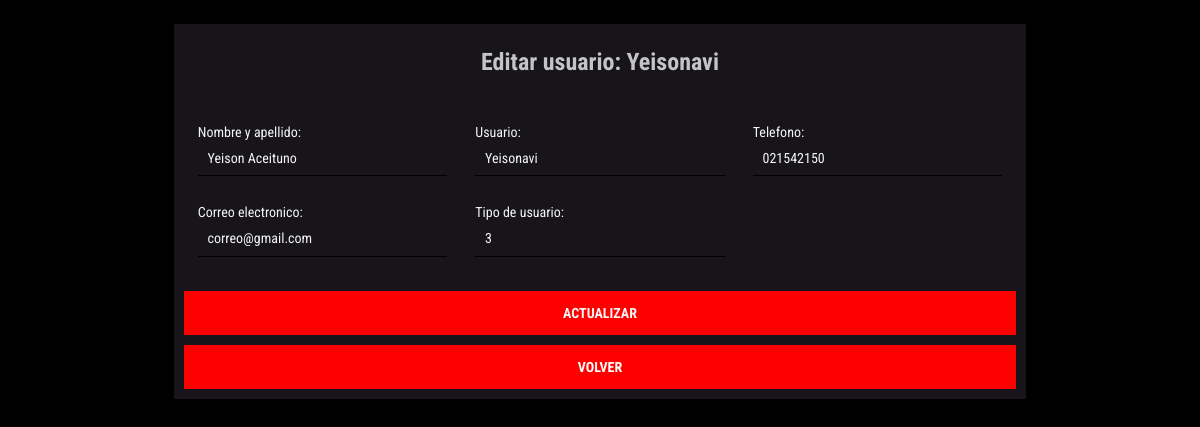
The page /editar/editarUser.php?id=1 (signed in) on the database its author committed.
### tables this page shows
CREATE TABLE `usuarios` (
  `id` int(10) NOT NULL,
  `Nombre` varchar(50) NOT NULL,
  `Usuario` varchar(20) NOT NULL,
  `pass` varchar(50) NOT NULL,
  `telefono` varchar(15) NOT NULL,
  `correo` varchar(50) NOT NULL,
  `tipo` varchar(15) NOT NULL
);

### editar/editarUser.php (the view, shortened to what this page needs)
<?php
$conexion = conectar();
$idUsuario = $_GET['id'];
$sqlUsuario = "SELECT * FROM usuarios WHERE id = '$idUsuario' ";
$respuestaUser = mysqli_query($conexion, $sqlUsuario);
while($traerUser = mysqli_fetch_assoc($respuestaUser)){
?>
<!DOCTYPE html>
<html>
<head>
	<link rel="stylesheet" type="text/css" href="../css/estiloMenu.css">
</head>
<body style="background-color: black;">
		<div class="contenedor">
		<div class="Form FormEdit">
			<h2 class="tituloForm"> Editar usuario: <?php echo $traerUser['Usuario'] ?> </h2>
			<form method="POST" action="<?php $_SERVER["PHP_SELF"] ?>">
			<p>
				<label for="NombreC"> Nombre y apellido: </label>
				<input type="text" name="nombre" class="input-camp" id="NombreC" value="<?php echo $traerUser['Nombre'] ?>">
			</p>
			<p>
				<label for="User"> Usuario: </label>
				<input type="text" name="usuario" class="input-camp" id="User" value="<?php echo $traerUser['Usuario'] ?>">
			</p>
			<p>
				<label for="Tlf"> Telefono: </label>
				<input type="text" name="telefono" class="input-camp" id="Tlf" value="<?php echo $traerUser['telefono'] ?>">
			</p>
			<p>
				<label for="Correo"> Correo electronico: </label>
				<input type="text" name="correo" class="input-camp" id="Correo" value="<?php echo $traerUser['correo'] ?>">
			</p>
			<p>
				<label for="Tipo"> Tipo de usuario: </label>
				<input type="text" name="tipo" class="input-camp" id="Tipo" value="<?php echo $traerUser['tipo'] ?>">
			</p>
			<button type="submit" class="btn-Enviar bloque" name="Actualizar">
				Actualizar
			</button>
			<a href="../User.php" class="btn-Volver bloque">
				Volver
			</a>
			</form>
			<?php
				}
			?>
		</div>
	</div>
</body>
</html>

### css/estiloMenu.css (style rules this page uses)
* { margin: 0; padding: 0; font-family: 'Roboto Condensed', sans-serif; box-sizing: border-box; }
body { background-color:#rgba(190, 190, 190, .9); }
a { text-decoration: none; color: rgba(230, 230, 230, .9); }
.contenedor { max-width: 900px; margin-left: auto; margin-right: auto; padding: 1.5em; }
.FormEdit { box-shadow: 0 0 20px 0 black; background-color: #171519; margin-top: -40px; }
.Form { box-shadow: 0 0 20px 0 black; background-color: #171519; }
.Form form { display: grid; grid-template-columns: 1fr 1fr 1fr ; }
.Form form .bloque { grid-column: 1 / 4; }
.Form form p { margin: 0; padding: 1em; }
.Form form button, .Form form input, .Form form select, .Form form { width: 100%; padding: .7em; border: none; background:none; border-bottom: 1px solid black; outline: none; color: whitesmoke; font-size: 14px; }
.Form form button { background-color: red; border: 0; text-transform: uppercase; padding: 1em; }
.Form > * { padding: 1em; }
.tituloForm { text-align: center; color: rgba(240, 240, 240, .8); font-size: 1.5em; margin-top:40px; }
.btn-Enviar { background: whitesmoke; color: black; margin-top: 20px; font-weight: bold; font-size: 20px; cursor: pointer; }
.btn-Volver { background: whitesmoke; color: white; margin-top: 10px; font-weight: bold; font-size: 1em; cursor: pointer; background-color: red; border: 0; text-transform: uppercase; padding: 1em; text-align: center; }

### rows shown on the page
usuarios: Usuario "Yeisonavi", nombre "Yeison Aceituno", usuario "Yeisonavi", telefono "021542150", correo "correo@gmail.com", tipo "3"
